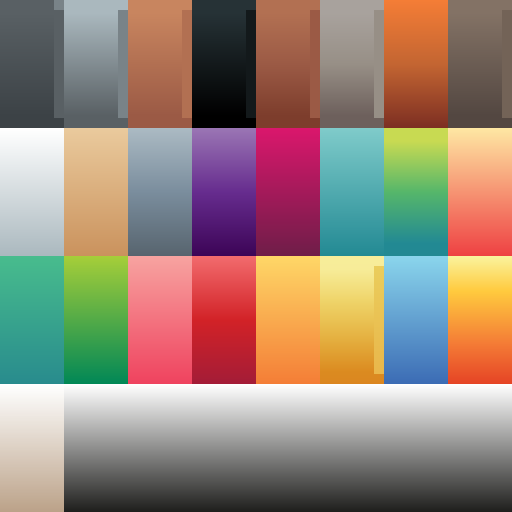
#> input picture unity6-project/Assets/Prototype/Resources/KayKitDungeon/dungeon_texture.png, 1024 x 1024 px (shown at 1/2 size)
$ python gen_map_textures.py
#> lines starting #> are read from the running program, lines starting #| are printed output that depends on the picture
# Texturas do mapa (Assets/Map/Textures), estilo da referencia (paleta.png do Arena Masters: ambiente quente e escuro).
#   T_MasmorraQuente.png  a textura-paleta do KayKit Dungeon com as faixas de pedra cinza-azulada trocadas por
#                         marrom/ocre (luminancia -> degrade da paleta); madeira, estandartes e musgo ficam iguais
#   T_DecalRachadura.png  rachaduras escuras no chao (RGB escuro, A = rachadura)
#   T_DecalMancha.png     mancha de sujeira/queimado (RGB marrom escuro, A = mancha macia com borda irregular)
#   T_DecalSelo.png       selo circular grande do centro (aneis, cruz e runas; RGB dourado gasto, A = desenho)
# Uso: tools/venv/Scripts/python.exe -I tools/gen_map_textures.py
from pathlib import Path

import numpy as np
from PIL import Image, ImageDraw, ImageFilter

ROOT = Path(__file__).resolve().parent.parent / "unity6-project/Assets"
ATLAS = ROOT / "Prototype/Resources/KayKitDungeon/dungeon_texture.png"
OUT = ROOT / "Map/Textures"
RNG = np.random.default_rng(31)

# degrade da paleta da referencia (escuro -> claro)
STOPS = [(0.0, "#1b1313"), (0.22, "#3d251a"), (0.42, "#573e2a"), (0.62, "#8a6a48"), (0.82, "#b8915a"), (1.0, "#d0a759")]
# celulas da paleta (coluna, linha) em blocos de 128 x 256 que sao pedra cinza/azulada
STONE_CELLS = [(0, 0), (1, 0), (3, 0), (5, 0), (0, 1), (2, 1)]


def hex_rgb(h):
	return np.array([int(h[i:i + 2], 16) for i in (1, 3, 5)], dtype=np.float64) / 255.0


def gradient(lum):
	xs = np.array([s[0] for s in STOPS])
	cols = np.stack([hex_rgb(s[1]) for s in STOPS])
	return np.stack([np.interp(lum, xs, cols[:, k]) for k in range(3)], axis=-1)


def smoothstep(a, b, x):
	t = np.clip((x - a) / (b - a), 0.0, 1.0)
	return t * t * (3.0 - 2.0 * t)


def recolor_atlas():
	img = np.asarray(Image.open(ATLAS).convert("RGBA")).astype(np.float64) / 255.0
	out = img.copy()
	for cx, cy in STONE_CELLS:
		block = img[cy * 256:(cy + 1) * 256, cx * 128:(cx + 1) * 128, :3]
		lum = block @ np.array([0.299, 0.587, 0.114])
		warm = gradient(np.clip(lum * 1.05, 0, 1))
		out[cy * 256:(cy + 1) * 256, cx * 128:(cx + 1) * 128, :3] = warm * 0.88 + block * 0.12
	Image.fromarray((np.clip(out, 0, 1) * 255 + 0.5).astype(np.uint8), "RGBA").save(OUT / "T_MasmorraQuente.png")


def save(name, rgb, alpha):
	img = np.dstack([np.clip(rgb, 0, 1), np.clip(alpha, 0, 1)])
	Image.fromarray((img * 255 + 0.5).astype(np.uint8), "RGBA").save(OUT / name)
	print("gerado", OUT / name)


def periodic_noise(size, freq):
	grid = RNG.random((freq, freq))
	c = np.arange(size) * freq / size
	i0 = np.floor(c).astype(int)
	f = c - i0
	f = f * f * (3 - 2 * f)
	i1 = (i0 + 1) % freq
	top = grid[np.ix_(i0, i0)] * (1 - f[None, :]) + grid[np.ix_(i0, i1)] * f[None, :]
	bot = grid[np.ix_(i1, i0)] * (1 - f[None, :]) + grid[np.ix_(i1, i1)] * f[None, :]
	return top * (1 - f[:, None]) + bot * f[:, None]


def fbm(size):
	n = sum(periodic_noise(size, f) * a for f, a in ((4, 1), (8, 0.5), (16, 0.25), (32, 0.125)))
	return (n - n.min()) / (n.max() - n.min())


def crack(size=512):
#> called with size = 512
	s = 2
	big = size * s
	img = Image.new("L", (big, big), 0)
#> img: PIL image 1024x1024 L; every value is 0
	d = ImageDraw.Draw(img)

	def line(x, y, ang, length, width, depth):
		steps = max(3, int(length / 30))
		for _ in range(steps):
			ang += RNG.normal(0, 0.25)
			nx, ny = x + np.cos(ang) * length / steps, y + np.sin(ang) * length / steps
			d.line([(x, y), (nx, ny)], fill=255, width=max(1, int(width)))
			if depth > 0 and RNG.random() < 0.25:
				line(nx, ny, ang + RNG.choice([-1, 1]) * RNG.uniform(0.5, 1.1), length * 0.45, width * 0.6, depth - 1)
			x, y = nx, ny
			width *= 0.88

	c = big / 2
	for _ in range(3):
		ang = RNG.uniform(0, 2 * np.pi)
		line(c, c, ang, big * RNG.uniform(0.3, 0.45), 9 * s, 2)
	a = np.asarray(img.filter(ImageFilter.GaussianBlur(1.2)).resize((size, size), Image.LANCZOS)) / 255.0
	y, x = np.mgrid[0:size, 0:size]
	r = np.sqrt((x - size / 2) ** 2 + (y - size / 2) ** 2) / (size / 2)
	a *= 1 - smoothstep(0.8, 0.98, r)
#> a: shape (512, 512) float64; min 0, max 1, mean 0.0143
#> in save, `img = np.dstack([np.clip(rgb, 0, 1), np.clip(alpha, 0, 1)])`: rgb: shape (512, 512, 3) float64; every value is 0.06
	return np.full((size, size, 3), 0.06), a * 0.9


def stain(size=256):
	y, x = np.mgrid[0:size, 0:size]
	r = np.sqrt((x - size / 2) ** 2 + (y - size / 2) ** 2) / (size / 2)
	n = fbm(size)
	a = smoothstep(0.95, 0.35, r + (n - 0.5) * 0.55) * (0.55 + 0.45 * n)
#> call 2 of save, with name = 'T_DecalMancha.png'
#> in save (call 2), `Image.fromarray((img * 255 + 0.5).astype(np.uint8), "RGBA").save(OUT /..`:
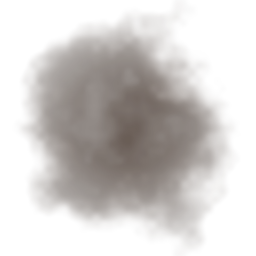
#> saved as T_DecalMancha.png: PIL image 256x256 RGBA; mean R, G, B, A 40, 24.5, 15.5, 52.5; transparent parts drawn white
	rgb = np.stack([0.13 + 0.05 * n, 0.08 + 0.03 * n, 0.05 + 0.02 * n], axis=-1)
	return rgb, a * 0.75


def seal(size=1024):
	# selo de pedra gravado: aneis, cruz com pontas, marcas de runa no anel externo
#> called with size = 1024
	s = 2
	big = size * s
	img = Image.new("L", (big, big), 0)
#> img: PIL image 2048x2048 L; every value is 0
	d = ImageDraw.Draw(img)
	c = big / 2

	def ring(rad, w):
		d.ellipse([c - rad, c - rad, c + rad, c + rad], outline=255, width=int(w))

	ring(big * 0.48, 14 * s)
	ring(big * 0.44, 5 * s)
	ring(big * 0.30, 10 * s)
	ring(big * 0.13, 8 * s)
	# runas: tracos curtos entre os aneis externos
	for k in range(36):
		a = k * 2 * np.pi / 36
		r0, r1 = big * 0.36, big * 0.42
		off = RNG.uniform(-0.04, 0.04)
		d.line([(c + np.cos(a) * r0, c + np.sin(a) * r0), (c + np.cos(a + off) * r1, c + np.sin(a + off) * r1)], fill=255, width=4 * s)
		if k % 3 == 0:
			rr = big * 0.39
			d.ellipse([c + np.cos(a) * rr - 6 * s, c + np.sin(a) * rr - 6 * s, c + np.cos(a) * rr + 6 * s, c + np.sin(a) * rr + 6 * s], outline=255, width=3 * s)
	# cruz em X com pontas de seta (como o selo da referencia)
	for k in range(4):
		a = np.pi / 4 + k * np.pi / 2
		ux, uy = np.cos(a), np.sin(a)
		px, py = -uy, ux
		r0, r1 = big * 0.14, big * 0.29
		w = big * 0.035
		pts = [(c + ux * r0 + px * w, c + uy * r0 + py * w), (c + ux * (r1 - w * 2) + px * w, c + uy * (r1 - w * 2) + py * w),
		       (c + ux * (r1 - w * 2) + px * w * 2.2, c + uy * (r1 - w * 2) + py * w * 2.2), (c + ux * r1, c + uy * r1),
		       (c + ux * (r1 - w * 2) - px * w * 2.2, c + uy * (r1 - w * 2) - py * w * 2.2), (c + ux * (r1 - w * 2) - px * w, c + uy * (r1 - w * 2) - py * w),
		       (c + ux * r0 - px * w, c + uy * r0 - py * w)]
		d.polygon(pts, outline=255, width=6 * s)
#> this loop made 4 passes
#> (a, ux, uy, px, py) on passes 1 to 4: (0.785, 0.707, 0.707, -0.707, 0.707), (2.36, -0.707, 0.707, -0.707, -0.707), (3.93, -0.707, -0.707, 0.707, -0.707), (5.5, 0.707, -0.707, 0.707, 0.707)
	lines = np.asarray(img.filter(ImageFilter.GaussianBlur(1.5)).resize((size, size), Image.LANCZOS)) / 255.0
	y, x = np.mgrid[0:size, 0:size]
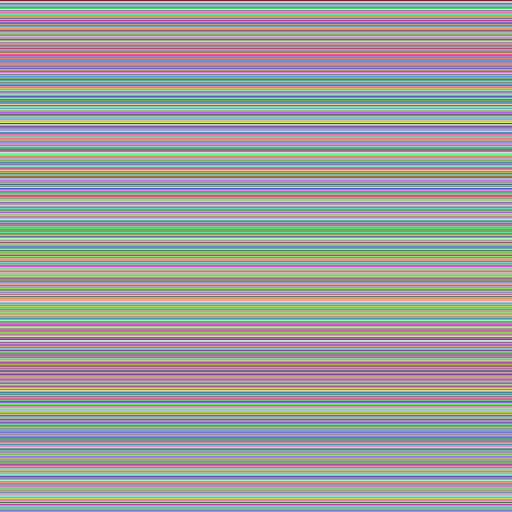
#> y: shape (1024, 1024) int64 (shown at 1/2 size); 1024 distinct labels, from 0 to 1023; one colour per label, 0 black
	r = np.sqrt((x - size / 2) ** 2 + (y - size / 2) ** 2) / (size / 2)
	disc = smoothstep(0.99, 0.95, r) * 0.55                 # pedra do selo mais escura que o chao
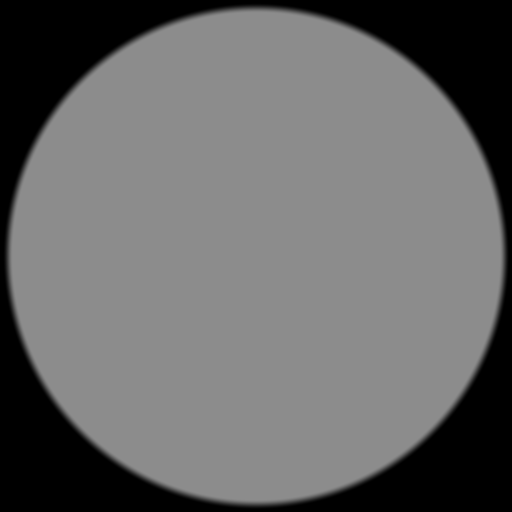
#> disc: shape (1024, 1024) float64 (shown at 1/2 size); min 0, max 0.55, mean 0.406
	n = fbm(size)
#> in periodic_noise (call 5), `c = np.arange(size) * freq / size`: c = 1024 values from 0 to 4
#> in periodic_noise (call 5), `i0 = np.floor(c).astype(int)`: i0 = 1024 values from 0 to 3
#> in periodic_noise (call 5), `f = c - i0`: f = 1024 values, max 0.996 at index 255, min 0 at index 0, mean 0.498
#> in periodic_noise (call 5), `f = f * f * (3 - 2 * f)`: f = 1024 values, max 1 at index 255, min 0 at index 0, mean 0.498
#> in periodic_noise (call 5), `i1 = (i0 + 1) % freq`: i1 = 1024 values, max 3 at index 512, min 0 at index 768, mean 1.5
#> in periodic_noise (call 5), `return top * (1 - f[:, None]) + bot * f[:, None]`:
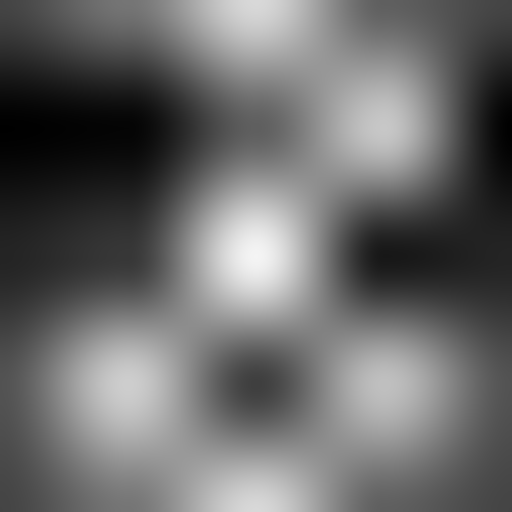
#> returned value: shape (1024, 1024) float64 (shown at 1/2 size); min 0.00327, max 0.958, mean 0.417
#> in periodic_noise (call 6), `c = np.arange(size) * freq / size`: c = 1024 values from 0 to 7.99
#> in periodic_noise (call 6), `i0 = np.floor(c).astype(int)`: i0 = 1024 values from 0 to 7
#> in periodic_noise (call 6), `f = c - i0`: f = 1024 values, max 0.992 at index 127, min 0 at index 0, mean 0.496
#> in periodic_noise (call 6), `f = f * f * (3 - 2 * f)`: f = 1024 values, max 1 at index 127, min 0 at index 0, mean 0.496
#> in periodic_noise (call 6), `i1 = (i0 + 1) % freq`: i1 = 1024 values, max 7 at index 768, min 0 at index 896, mean 3.5
#> in periodic_noise (call 6), `return top * (1 - f[:, None]) + bot * f[:, None]`:
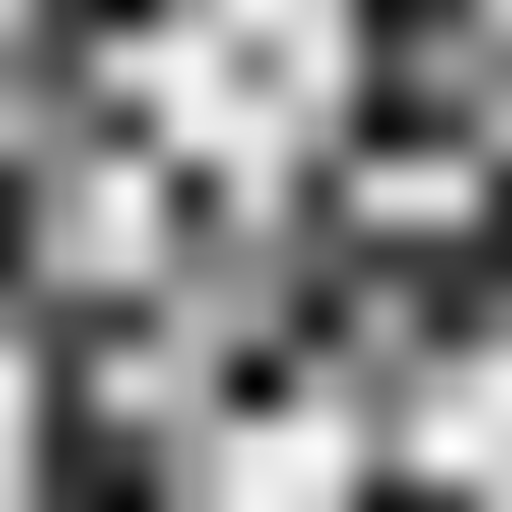
#> returned value: shape (1024, 1024) float64 (shown at 1/2 size); min 0.00843, max 0.999, mean 0.534
	wear = 0.65 + 0.35 * smoothstep(0.25, 0.75, n)          # gasto pelo tempo
	a = np.clip(np.maximum(disc, lines) * wear, 0, 1)
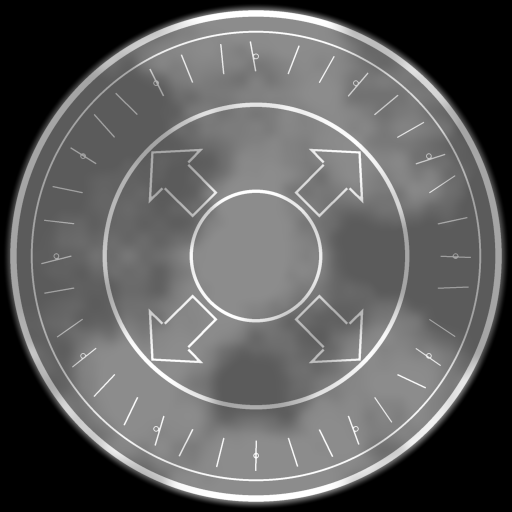
#> a: shape (1024, 1024) float64 (shown at 1/2 size); min 0, max 1, mean 0.369
	gold = np.clip(hex_rgb("#d0a759") * 1.25, 0, 1)        # dourado claro: a luz da masmorra e escura
#> gold = [1, 0.819, 0.436]
	dark = hex_rgb("#2a1a12")
#> dark = [0.165, 0.102, 0.0706]
	rgb = dark[None, None, :] * (1 - lines[..., None]) + gold[None, None, :] * lines[..., None]
#> rgb: shape (1024, 1024, 3) float64
	return rgb, a


def main():
	OUT.mkdir(parents=True, exist_ok=True)
	recolor_atlas()
	print("gerado", OUT / "T_MasmorraQuente.png")
	save("T_DecalRachadura.png", *crack())
	save("T_DecalMancha.png", *stain())
	save("T_DecalSelo.png", *seal())
#> call 3 of save, with name = 'T_DecalSelo.png'
#> in save (call 3), `img = np.dstack([np.clip(rgb, 0, 1), np.clip(alpha, 0, 1)])`:
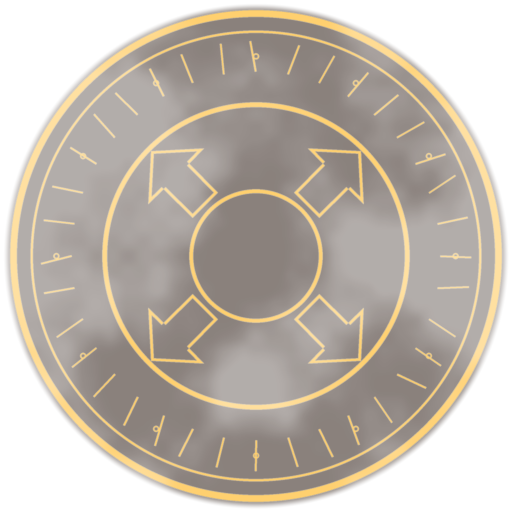
#> img: shape (1024, 1024, 4) float64 (shown at 1/2 size); mean of channels 0, 1, 2, 3 0.247, 0.172, 0.106, 0.369; transparent parts drawn white


if __name__ == "__main__":
	main()
